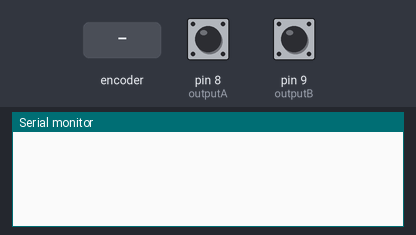
Simulated run of this sketch. Board: Arduino Uno, built with avr-gcc and run on an emulated ATmega328P. Shown: the last lines printed to the serial monitor. Inputs (shaded band) come from the test bench; at power-on: pin 8 (outputA) HIGH, pin 9 (outputB) HIGH.

Above: at 1.2 s.
1.3 s: rotary encoder on pin 8 (outputA) / pin 9 (outputB) turned 1 step (first pin leading)
At 2.1 s:
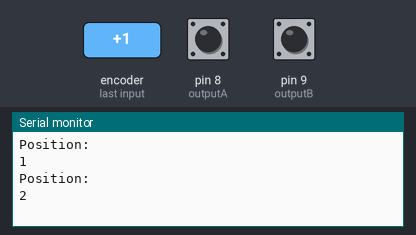
3.0 s: rotary encoder on pin 8 (outputA) / pin 9 (outputB) turned 1 step (first pin leading)
At 3.4 s:
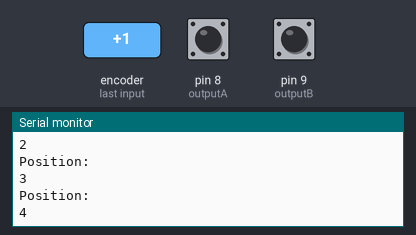
Timing chart, 0 to 6.0 s (numbered marks = the images above; inputs shaded):
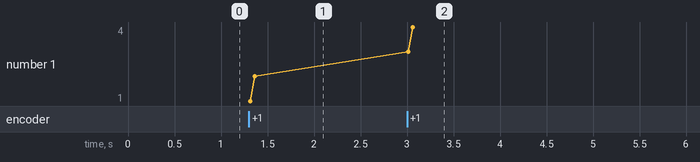

The sketch:

Rotary_Encoder.ino
```cpp
#define outputA 8
#define outputB 9

int counter=0;
int aState;
int aLastState;

void setup()
{
  // put your setup code here, to run once:
  pinMode(outputA,INPUT);
  pinMode(outputB,INPUT);

  Serial.begin(9600);
  aLastState=digitalRead(outputA);
}

void loop()
{
  // put your main code here, to run repeatedly:
  aState=digitalRead(outputA);
  if(aState!=aLastState)
  {
    if(digitalRead(outputB)!=aState)
    {
      counter++;
    }
    else
    {
      counter--;
    }
    Serial.println("Position: ");
    Serial.println(counter);
  }
  aLastState=aState;
}
```

Measured:
- after the input at 1.3 s, the serial monitor: prints a new line at once (image 1)
- after the input at 3.0 s, the serial monitor: prints a new line at once (image 2)
- plotted number 1: 2 → 4 after the input at 3.0 s
